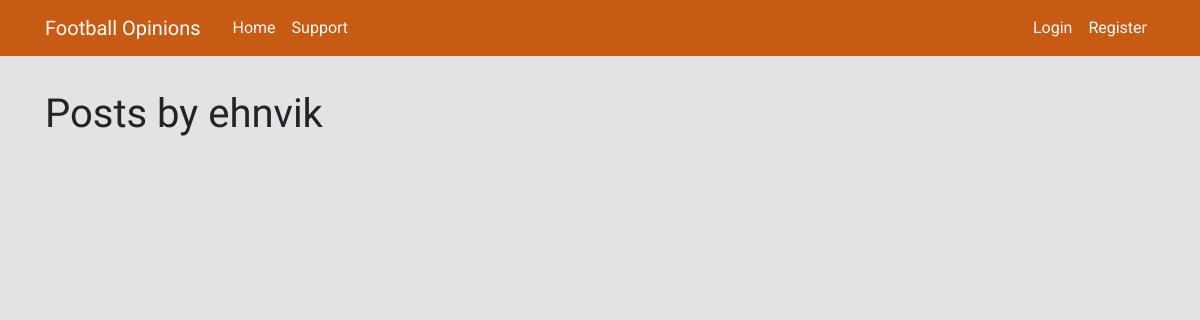
The app's page /user/ehnvik, older data.
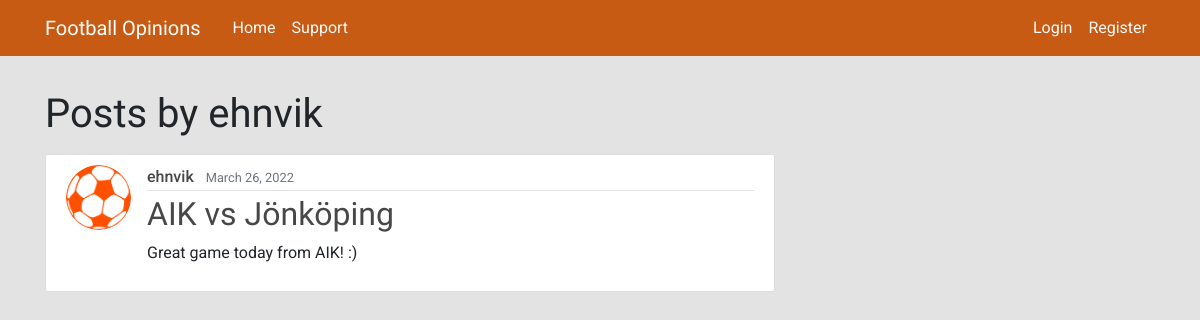
The same page, newer data.
### forum/models.py (models this page shows, shortened)
class Post(models.Model):
    title = models.CharField(max_length=100)
    content = models.TextField()
    date_posted = models.DateTimeField(default=timezone.now)
    author = models.ForeignKey(User, on_delete=models.CASCADE)

### users/models.py (models this page shows, shortened)
class Profile(models.Model):
    user = models.OneToOneField(User, on_delete=models.CASCADE)
    image = models.ImageField(default='default.jpg', upload_to='profile_pics')

### forum/views.py (the view)
# urls.py: path('user/<str:username>', UserPostListView.as_view(), name='user-posts'),
class UserPostListView(ListView):
    model = Post
    template_name = 'forum/user_posts.html'
    context_object_name = 'posts'
    def get_queryset(self):
        user = get_object_or_404(User, username=self.kwargs.get('username'))
        return Post.objects.filter(author=user).order_by('-date_posted')

### forum/templates/forum/user_posts.html
{% extends "forum/base.html" %}
{% block content %}
    <h1 class="mb-3 posts-by">Posts by {{ view.kwargs.username }}</h1>
    {% for post in posts %}
        <article class="media content-section">
          <img class="rounded-circle article-img" src="{{ post.author.profile.image.url }}" alt="{{ post.author.profile.user.username }}">
          <div class="media-body">
            <div class="article-metadata">
              <a class="mr-2 post-detail-button" href="{% url 'user-posts' post.author.username %}">{{ post.author }}</a>
              <small class="text-muted">{{ post.date_posted|date:"F d, Y" }}</small>
            </div>
            <h2><a class="article-title" href="{% url 'post-detail' post.id %}">{{ post.title }}</a></h2>
            <p class="article-content">{{ post.content }}</p>
          </div>
        </article>
    {% endfor %}
{% endblock content %}

Row changes from the older to the newer data that the page shows:
added Post: author.profile.image (placeholder picture), author "ehnvik", date_posted "March 26, 2022", title "AIK vs Jönköping", content "Great game today from AIK! :)"
